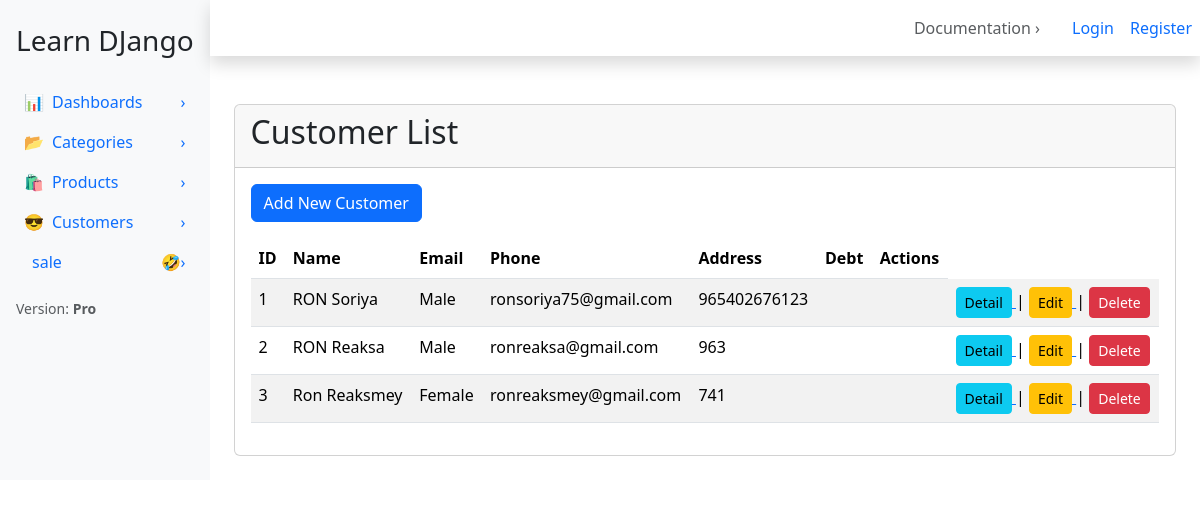
The app's page /customer/, older data.
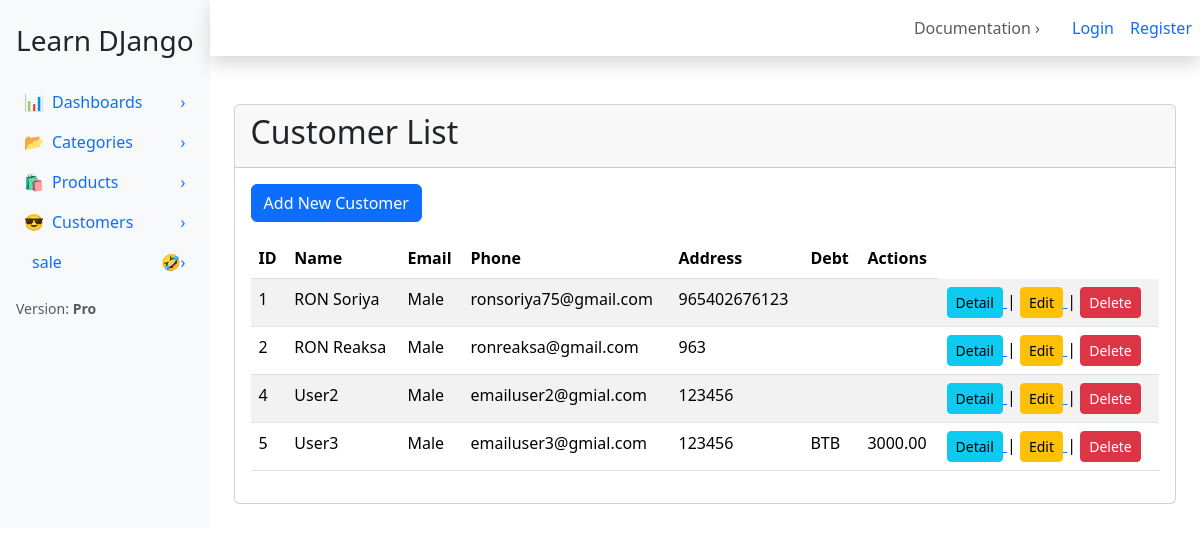
The same page, newer data.
### apps/customer/models.py (models this page shows, shortened)
class Customer(models.Model):
    GENDER_CHOICE = (
        ('Male', 'Male'),
        ('Female', 'Female'),
    )
    name = models.CharField(max_length=100, blank=False, null=False)
    email = models.EmailField(unique=True)
    phone = models.IntegerField(blank=False, null=False)
    gender = models.CharField(max_length=10, blank=True, choices=GENDER_CHOICE)

class CustomerProfile(models.Model):
    customer = models.OneToOneField(
        Customer,
        on_delete = models.CASCADE,
        related_name = 'profile',
    )
    address = models.TextField(blank=True, null=True)
    debt = models.DecimalField(max_digits=10, decimal_places=2, default=0)

### apps/customer/views.py (the view)
# urls.py: path('', CustomerListView.as_view(), name='customer_list'),
class CustomerListView(ListView):
    model = Customer
    template_name = 'customer/list_customer.html'
    context_object_name = 'customers'

### apps/customer/templates/customer/list_customer.html
{% extends 'base.html' %}
{% block content %}
<div class="card">
    <div class="card-header">
        <h2>Customer List</h2>
    </div>
    <div class="card-body">
        <a href="{% url 'customer:customer_add' %}" class="btn btn-primary mb-3">
            Add New Customer
        </a>
        <div class="table-responsive">
            <table class="table table-striped">
                <thead>
                    <tr>
                        <th>ID</th>
                        <th>Name</th>
                        <th>Email</th>
                        <th>Phone</th>
                        <th>Address</th>
                        <th>Debt</th>
                        <th>Actions</th>
                    </tr>
                </thead>
                <tbody>
                    {% for customer in customers %}
                        <tr>
                            <td>{{ customer.id }}</td>
                            <td>{{ customer.name }}</td>
                            <td>{{ customer.gender }}</td>
                            <td>{{ customer.email }}</td>
                            <td>{{ customer.phone }}</td>
                            <td>{{ customer.profile.address }}</td>
                            <td>{{ customer.profile.debt }}</td>
                            <td>
                                <a href="{% url 'customer:customer_detail' customer.id %}">
                                    <button class="btn btn-sm btn-info">Detail</button>
                                </a> |
                                <a href="{% url 'customer:customer_edit' customer.id %}">
                                    <button class="btn btn-sm btn-warning">Edit</button>
                                </a> |
                                <a href="{% url 'customer:customer_delete' customer.id %}">
                                    <button type="button"
                                        class="btn btn-danger btn-sm"
                                        data-bs-toggle="modal"
                                        data-bs-target="#deleteModal"
                                        data-customer-id="{{ customer.pk }}"
                                        data-customer-name="{{ customer.name }}">Delete
                                    </button>
                                </a>
                            </td>
                        </tr>
                    {% empty %}
                        <tr>
                            <td colspan="6" class="text-center">
                                No Customer found
                            </td>
                        </tr>
                    {% endfor %}
                </tbody>
            </table>
        </div>
    </div>
</div>
{% endblock %}

Row changes from the older to the newer data that the page shows:
removed Customer: id "3", name "Ron Reaksmey", gender "Female", email "ronreaksmey@gmail.com", phone "741"
added Customer: id "4", name "User2", gender "Male", email "emailuser2@gmial.com", phone "123456"
added Customer: id "5", name "User3", gender "Male", email "emailuser3@gmial.com", phone "123456", profile.address "BTB", profile.debt "3000.00"
